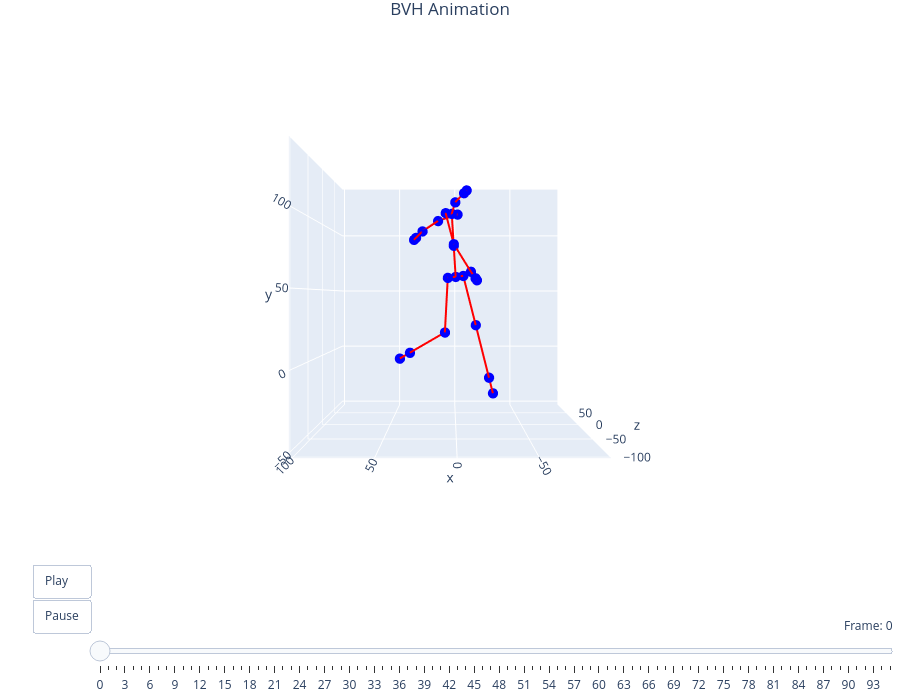

Notebook code cell kept with this figure:
### Code cell
filename = "walking_00002"
viewer = preview_bvh(f'bvh/{filename}.bvh', True, True)

### Figure 1 — Plotly figure (JSON) as saved in the notebook; plotly's stock layout.template omitted (floating-point values rounded to 4 significant figures)
{"data": [{"hoverinfo": "text", "marker": {"color": "blue", "size": 6}, "mode": "markers", "showlegend": false, "text": ["Hips", "Spine", "Chest", "Neck", "Head", "Head_end", "LeftShoulder", "LeftArm", "LeftForeArm", "LeftHand", "LeftHand_end", "RightShoulder", "RightArm", "RightForeArm", "RightHand", "RightHand_end", "LeftUpLeg", "LeftLeg", "LeftFoot", "LeftFoot_end", "RightUpLeg", "RightLeg", "RightFoot", "RightFoot_end"], "type": "scatter3d", "x": [0, 1.509, 3.019, 0.464, -6.017, -7.961, 7.463, 1.628, -10.81, -14.05, -15.02, -1.425, 13.58, 25.58, 30.58, 32.08, 5.987, 8.183, 35.63, 43.86, -5.987, -16.02, -26.65, -29.84], "y": [60, 83.3, 106.6, 115.0, 121.6, 123.6, 105.0, 82.49, 62.93, 58.13, 56.69, 108.2, 103.2, 95.17, 90.17, 88.67, 59.0, 17.83, 1.109, -3.907, 61.0, 22.34, -19.53, -32.09], "z": [0, -6.053, -12.11, -13.54, -14.86, -15.17, -28.34, -30.49, -25.17, -27.37, -28.03, 4.122, 4.119, 4.114, 4.112, 4.111, -8.641, -6.407, 10.07, 15.01, 8.641, 17.21, 19.88, 20.68]}, {"hoverinfo": "none", "line": {"color": "red", "width": 4}, "mode": "lines", "showlegend": false, "type": "scatter3d", "x": [1.509, 0, null, 3.019, 1.509, null, 0.464, 3.019, null, -6.017, 0.464, null, -7.961, -6.017, null, 7.463, 3.019, null, 1.628, 7.463, null, -10.81, 1.628, null, -14.05, -10.81, null, -15.02, -14.05, null, -1.425, 3.019, null, 13.58, -1.425, null, 25.58, 13.58, null, 30.58, 25.58, null, 32.08, 30.58, null, 5.987, 0, null, 8.183, 5.987, null, 35.63, 8.183, null, 43.86, 35.63, null, -5.987, 0, null, -16.02, -5.987, null, -26.65, -16.02, null, -29.84, -26.65, null], "y": [83.3, 60, null, 106.6, 83.3, null, 115.0, 106.6, null, 121.6, 115.0, null, 123.6, 121.6, null, 105.0, 106.6, null, 82.49, 105.0, null, 62.93, 82.49, null, 58.13, 62.93, null, 56.69, 58.13, null, 108.2, 106.6, null, 103.2, 108.2, null, 95.17, 103.2, null, 90.17, 95.17, null, 88.67, 90.17, null, 59.0, 60, null, 17.83, 59.0, null, 1.109, 17.83, null, -3.907, 1.109, null, 61.0, 60, null, 22.34, 61.0, null, -19.53, 22.34, null, -32.09, -19.53, null], "z": [-6.053, 0, null, -12.11, -6.053, null, -13.54, -12.11, null, -14.86, -13.54, null, -15.17, -14.86, null, -28.34, -12.11, null, -30.49, -28.34, null, -25.17, -30.49, null, -27.37, -25.17, null, -28.03, -27.37, null, 4.122, -12.11, null, 4.119, 4.122, null, 4.114, 4.119, null, 4.112, 4.114, null, 4.111, 4.112, null, -8.641, 0, null, -6.407, -8.641, null, 10.07, -6.407, null, 15.01, 10.07, null, 8.641, 0, null, 17.21, 8.641, null, 19.88, 17.21, null, 20.68, 19.88, null]}], "layout": {"height": 700, "margin": {"b": 0, "l": 0, "r": 0, "t": 30}, "scene": {"aspectmode": "cube", "camera": {"center": {"x": 0, "y": 0, "z": 0}, "eye": {"x": 0, "y": 0, "z": -2.5}, "up": {"x": 0, "y": 1, "z": 0}}, "xaxis": {"range": [-93.2, 101.8]}, "yaxis": {"range": [-52.98, 142.0]}, "zaxis": {"range": [-102.7, 92.29]}}, "sliders": [{"active": 0, "currentvalue": {"prefix": "Frame: ", "visible": true, "xanchor": "right"}, "len": 0.9, "pad": {"b": 10, "t": 50}, "steps": [{"args": [["frame_0"], {"frame": {"duration": 0, "redraw": true}, "mode": "immediate"}], "label": "0", "method": "animate"}, {"args": [["frame_1"], {"frame": {"duration": 0, "redraw": true}, "mode": "immediate"}], "label": "1", "method": "animate"}, {"args": [["frame_2"], {"frame": {"duration": 0, "redraw": true}, "mode": "immediate"}], "label": "2", "method": "animate"}, {"args": [["frame_3"], {"frame": {"duration": 0, "redraw": true}, "mode": "immediate"}], "label": "3", "method": "animate"}, {"args": [["frame_4"], {"frame": {"duration": 0, "redraw": true}, "mode": "immediate"}], "label": "4", "method": "animate"}, {"args": [["frame_5"], {"frame": {"duration": 0, "redraw": true}, "mode": "immediate"}], "label": "5", "method": "animate"}, {"args": [["frame_6"], {"frame": {"duration": 0, "redraw": true}, "mode": "immediate"}], "label": "6", "method": "animate"}, {"args": [["frame_7"], {"frame": {"duration": 0, "redraw": true}, "mode": "immediate"}], "label": "7", "method": "animate"}, {"args": [["frame_8"], {"frame": {"duration": 0, "redraw": true}, "mode": "immediate"}], "label": "8", "method": "animate"}, {"args": [["frame_9"], {"frame": {"duration": 0, "redraw": true}, "mode": "immediate"}], "label": "9", "method": "animate"}, {"args": [["frame_10"], {"frame": {"duration": 0, "redraw": true}, "mode": "immediate"}], "label": "10", "method": "animate"}, {"args": [["frame_11"], {"frame": {"duration": 0, "redraw": true}, "mode": "immediate"}], "label": "11", "method": "animate"}, {"args": [["frame_12"], {"frame": {"duration": 0, "redraw": true}, "mode": "immediate"}], "label": "12", "method": "animate"}, {"args": [["frame_13"], {"frame": {"duration": 0, "redraw": true}, "mode": "immediate"}], "label": "13", "method": "animate"}, {"args": [["frame_14"], {"frame": {"duration": 0, "redraw": true}, "mode": "immediate"}], "label": "14", "method": "animate"}, {"args": [["frame_15"], {"frame": {"duration": 0, "redraw": true}, "mode": "immediate"}], "label": "15", "method": "animate"}, {"args": [["frame_16"], {"frame": {"duration": 0, "redraw": true}, "mode": "immediate"}], "label": "16", "method": "animate"}, {"args": [["frame_17"], {"frame": {"duration": 0, "redraw": true}, "mode": "immediate"}], "label": "17", "method": "animate"}, {"args": [["frame_18"], {"frame": {"duration": 0, "redraw": true}, "mode": "immediate"}], "label": "18", "method": "animate"}, {"args": [["frame_19"], {"frame": {"duration": 0, "redraw": true}, "mode": "immediate"}], "label": "19", "method": "animate"}, {"args": [["frame_20"], {"frame": {"duration": 0, "redraw": true}, "mode": "immediate"}], "label": "20", "method": "animate"}, {"args": [["frame_21"], {"frame": {"duration": 0, "redraw": true}, "mode": "immediate"}], "label": "21", "method": "animate"}, {"args": [["frame_22"], {"frame": {"duration": 0, "redraw": true}, "mode": "immediate"}], "label": "22", "method": "animate"}, {"args": [["frame_23"], {"frame": {"duration": 0, "redraw": true}, "mode": "immediate"}], "label": "23", "method": "animate"}, {"args": [["frame_24"], {"frame": {"duration": 0, "redraw": true}, "mode": "immediate"}], "label": "24", "method": "animate"}, {"args": [["frame_25"], {"frame": {"duration": 0, "redraw": true}, "mode": "immediate"}], "label": "25", "method": "animate"}, {"args": [["frame_26"], {"frame": {"duration": 0, "redraw": true}, "mode": "immediate"}], "label": "26", "method": "animate"}, {"args": [["frame_27"], {"frame": {"duration": 0, "redraw": true}, "mode": "immediate"}], "label": "27", "method": "animate"}, {"args": [["frame_28"], {"frame": {"duration": 0, "redraw": true}, "mode": "immediate"}], "label": "28", "method": "animate"}, {"args": [["frame_29"], {"frame": {"duration": 0, "redraw": true}, "mode": "immediate"}], "label": "29", "method": "animate"}, {"args": [["frame_30"], {"frame": {"duration": 0, "redraw": true}, "mode": "immediate"}], "label": "30", "method": "animate"}, {"args": [["frame_31"], {"frame": {"duration": 0, "redraw": true}, "mode": "immediate"}], "label": "31", "method": "animate"}, {"args": [["frame_32"], {"frame": {"duration": 0, "redraw": true}, "mode": "immediate"}], "label": "32", "method": "animate"}, {"args": [["frame_33"], {"frame": {"duration": 0, "redraw": true}, "mode": "immediate"}], "label": "33", "method": "animate"}, {"args": [["frame_34"], {"frame": {"duration": 0, "redraw": true}, "mode": "immediate"}], "label": "34", "method": "animate"}, {"args": [["frame_35"], {"frame": {"duration": 0, "redraw": true}, "mode": "immediate"}], "label": "35", "method": "animate"}, {"args": [["frame_36"], {"frame": {"duration": 0, "redraw": true}, "mode": "immediate"}], "label": "36", "method": "animate"}, {"args": [["frame_37"], {"frame": {"duration": 0, "redraw": true}, "mode": "immediate"}], "label": "37", "method": "animate"}, {"args": [["frame_38"], {"frame": {"duration": 0, "redraw": true}, "mode": "immediate"}], "label": "38", "method": "animate"}, {"args": [["frame_39"], {"frame": {"duration": 0, "redraw": true}, "mode": "immediate"}], "label": "39", "method": "animate"}, {"args": [["frame_40"], {"frame": {"duration": 0, "redraw": true}, "mode": "immediate"}], "label": "40", "method": "animate"}, {"args": [["frame_41"], {"frame": {"duration": 0, "redraw": true}, "mode": "immediate"}], "label": "41", "method": "animate"}, {"args": [["frame_42"], {"frame": {"duration": 0, "redraw": true}, "mode": "immediate"}], "label": "42", "method": "animate"}, {"args": [["frame_43"], {"frame": {"duration": 0, "redraw": true}, "mode": "immediate"}], "label": "43", "method": "animate"}, {"args": [["frame_44"], {"frame": {"duration": 0, "redraw": true}, "mode": "immediate"}], "label": "44", "method": "animate"}, {"args": [["frame_45"], {"frame": {"duration": 0, "redraw": true}, "mode": "immediate"}], "label": "45", "method": "animate"}, {"args": [["frame_46"], {"frame": {"duration": 0, "redraw": true}, "mode": "immediate"}], "label": "46", "method": "animate"}, {"args": [["frame_47"], {"frame": {"duration": 0, "redraw": true}, "mode": "immediate"}], "label": "47", "method": "animate"}, {"args": [["frame_48"], {"frame": {"duration": 0, "redraw": true}, "mode": "immediate"}], "label": "48", "method": "animate"}, {"args": [["frame_49"], {"frame": {"duration": 0, "redraw": true}, "mode": "immediate"}], "label": "49", "method": "animate"}, {"args": [["frame_50"], {"frame": {"duration": 0, "redraw": true}, "mode": "immediate"}], "label": "50", "method": "animate"}, {"args": [["frame_51"], {"frame": {"duration": 0, "redraw": true}, "mode": "immediate"}], "label": "51", "method": "animate"}, {"args": [["frame_52"], {"frame": {"duration": 0, "redraw": true}, "mode": "immediate"}], "label": "52", "method": "animate"}, {"args": [["frame_53"], {"frame": {"duration": 0, "redraw": true}, "mode": "immediate"}], "label": "53", "method": "animate"}, {"args": [["frame_54"], {"frame": {"duration": 0, "redraw": true}, "mode": "immediate"}], "label": "54", "method": "animate"}, {"args": [["frame_55"], {"frame": {"duration": 0, "redraw": true}, "mode": "immediate"}], "label": "55", "method": "animate"}, {"args": [["frame_56"], {"frame": {"duration": 0, "redraw": true}, "mode": "immediate"}], "label": "56", "method": "animate"}, {"args": [["frame_57"], {"frame": {"duration": 0, "redraw": true}, "mode": "immediate"}], "label": "57", "method": "animate"}, {"args": [["frame_58"], {"frame": {"duration": 0, "redraw": true}, "mode": "immediate"}], "label": "58", "method": "animate"}, {"args": [["frame_59"], {"frame": {"duration": 0, "redraw": true}, "mode": "immediate"}], "label": "59", "method": "animate"}, {"args": [["frame_60"], {"frame": {"duration": 0, "redraw": true}, "mode": "immediate"}], "label": "60", "method": "animate"}, {"args": [["frame_61"], {"frame": {"duration": 0, "redraw": true}, "mode": "immediate"}], "label": "61", "method": "animate"}, {"args": [["frame_62"], {"frame": {"duration": 0, "redraw": true}, "mode": "immediate"}], "label": "62", "method": "animate"}, {"args": [["frame_63"], {"frame": {"duration": 0, "redraw": true}, "mode": "immediate"}], "label": "63", "method": "animate"}, {"args": [["frame_64"], {"frame": {"duration": 0, "redraw": true}, "mode": "immediate"}], "label": "64", "method": "animate"}, {"args": [["frame_65"], {"frame": {"duration": 0, "redraw": true}, "mode": "immediate"}], "label": "65", "method": "animate"}, {"args": [["frame_66"], {"frame": {"duration": 0, "redraw": true}, "mode": "immediate"}], "label": "66", "method": "animate"}, {"args": [["frame_67"], {"frame": {"duration": 0, "redraw": true}, "mode": "immediate"}], "label": "67", "method": "animate"}, {"args": [["frame_68"], {"frame": {"duration": 0, "redraw": true}, "mode": "immediate"}], "label": "68", "method": "animate"}, {"args": [["frame_69"], {"frame": {"duration": 0, "redraw": true}, "mode": "immediate"}], "label": "69", "method": "animate"}, {"args": [["frame_70"], {"frame": {"duration": 0, "redraw": true}, "mode": "immediate"}], "label": "70", "method": "animate"}, {"args": [["frame_71"], {"frame": {"duration": 0, "redraw": true}, "mode": "immediate"}], "label": "71", "method": "animate"}, {"args": [["frame_72"], {"frame": {"duration": 0, "redraw": true}, "mode": "immediate"}], "label": "72", "method": "animate"}, {"args": [["frame_73"], {"frame": {"duration": 0, "redraw": true}, "mode": "immediate"}], "label": "73", "method": "animate"}, {"args": [["frame_74"], {"frame": {"duration": 0, "redraw": true}, "mode": "immediate"}], "label": "74", "method": "animate"}, {"args": [["frame_75"], {"frame": {"duration": 0, "redraw": true}, "mode": "immediate"}], "label": "75", "method": "animate"}, {"args": [["frame_76"], {"frame": {"duration": 0, "redraw": true}, "mode": "immediate"}], "label": "76", "method": "animate"}, {"args": [["frame_77"], {"frame": {"duration": 0, "redraw": true}, "mode": "immediate"}], "label": "77", "method": "animate"}, {"args": [["frame_78"], {"frame": {"duration": 0, "redraw": true}, "mode": "immediate"}], "label": "78", "method": "animate"}, {"args": [["frame_79"], {"frame": {"duration": 0, "redraw": true}, "mode": "immediate"}], "label": "79", "method": "animate"}, {"args": [["frame_80"], {"frame": {"duration": 0, "redraw": true}, "mode": "immediate"}], "label": "80", "method": "animate"}, {"args": [["frame_81"], {"frame": {"duration": 0, "redraw": true}, "mode": "immediate"}], "label": "81", "method": "animate"}, {"args": [["frame_82"], {"frame": {"duration": 0, "redraw": true}, "mode": "immediate"}], "label": "82", "method": "animate"}, {"args": [["frame_83"], {"frame": {"duration": 0, "redraw": true}, "mode": "immediate"}], "label": "83", "method": "animate"}, {"args": [["frame_84"], {"frame": {"duration": 0, "redraw": true}, "mode": "immediate"}], "label": "84", "method": "animate"}, {"args": [["frame_85"], {"frame": {"duration": 0, "redraw": true}, "mode": "immediate"}], "label": "85", "method": "animate"}, {"args": [["frame_86"], {"frame": {"duration": 0, "redraw": true}, "mode": "immediate"}], "label": "86", "method": "animate"}, {"args": [["frame_87"], {"frame": {"duration": 0, "redraw": true}, "mode": "immediate"}], "label": "87", "method": "animate"}, {"args": [["frame_88"], {"frame": {"duration": 0, "redraw": true}, "mode": "immediate"}], "label": "88", "method": "animate"}, {"args": [["frame_89"], {"frame": {"duration": 0, "redraw": true}, "mode": "immediate"}], "label": "89", "method": "animate"}, {"args": [["frame_90"], {"frame": {"duration": 0, "redraw": true}, "mode": "immediate"}], "label": "90", "method": "animate"}, {"args": [["frame_91"], {"frame": {"duration": 0, "redraw": true}, "mode": "immediate"}], "label": "91", "method": "animate"}, {"args": [["frame_92"], {"frame": {"duration": 0, "redraw": true}, "mode": "immediate"}], "label": "92", "method": "animate"}, {"args": [["frame_93"], {"frame": {"duration": 0, "redraw": true}, "mode": "immediate"}], "label": "93", "method": "animate"}, {"args": [["frame_94"], {"frame": {"duration": 0, "redraw": true}, "mode": "immediate"}], "label": "94", "method": "animate"}, {"args": [["frame_95"], {"frame": {"duration": 0, "redraw": true}, "mode": "immediate"}], "label": "95", "method": "animate"}], "x": 0.1, "xanchor": "left", "y": 0, "yanchor": "top"}], "title": {"text": "BVH Animation", "x": 0.5, "xanchor": "center"}, "updatemenus": [{"buttons": [{"args": [null, {"frame": {"duration": 83, "redraw": true}, "fromcurrent": true, "mode": "immediate"}], "label": "Play", "method": "animate"}, {"args": [[null], {"frame": {"duration": 0, "redraw": false}, "mode": "immediate"}], "label": "Pause", "method": "animate"}], "showactive": false, "type": "buttons", "x": 0.1, "xanchor": "right", "y": 0, "yanchor": "top"}]}}
